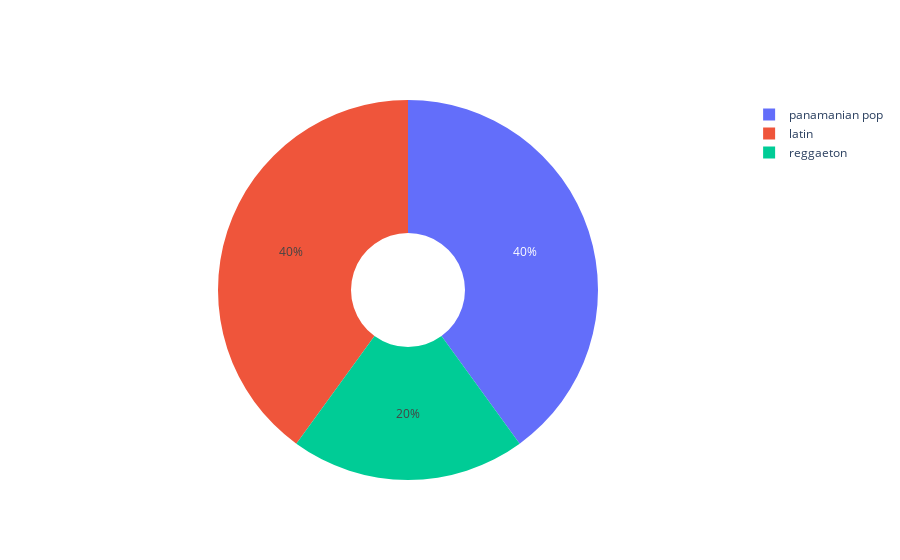

Notebook code for this chart:
### Markdown cell above
* Odd occurence that the most frequent BPM is 176 which from personal knowledge is quite high
* This is backed by the positively skewed distribution of the top 50 BPM  showing that the BPM of most songs falls in 90-99 bucket
* The 176 BPM might be foreign dance music or harder style EDM music

### Code cell
# Checking to see what songs and artists have the 176 BPM
rslt_df = df[df['beats_per_minute'] == 176] 
rslt_df

lbls = rslt_df['genre'].value_counts().index
val = rslt_df['genre'].value_counts().values

# Use `hole` to create a donut-like pie chart
fig = go.Figure(data=[go.Pie(labels=lbls, values=val, hole=.3)])
fig.show()

### Figure 1 — Plotly figure (JSON) as saved in the notebook; plotly's stock layout.template omitted (floating-point values rounded to 4 significant figures)
{"data": [{"hole": 0.3, "labels": ["panamanian pop", "latin", "reggaeton"], "type": "pie", "values": [2, 2, 1]}], "layout": {}}
